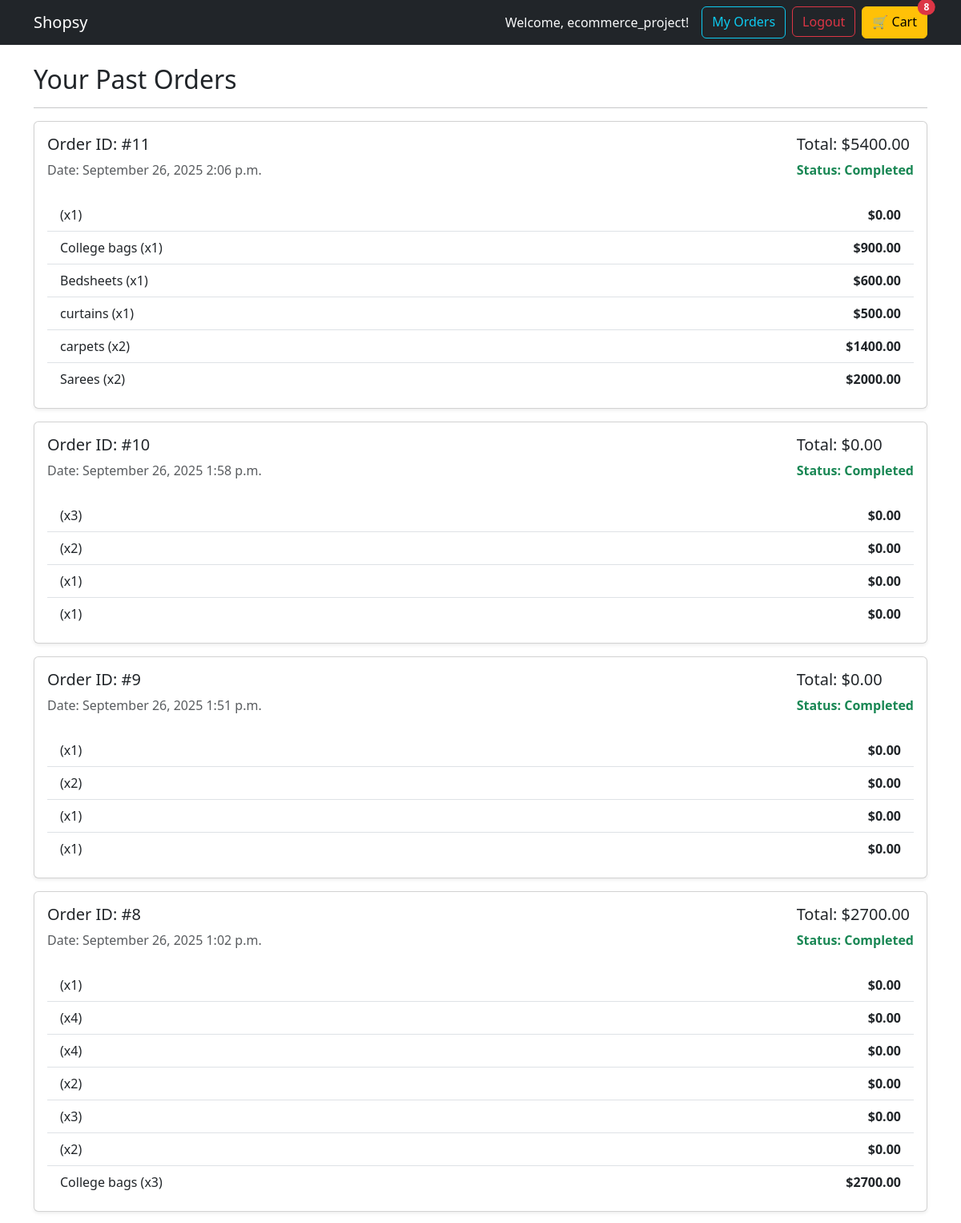
The page /register/orders/ (signed in, upper part) on the database its author committed.
### store/models.py (models this page shows, shortened)
class Order(models.Model):
    customer = models.ForeignKey(User, on_delete=models.SET_NULL, null=True, blank=True)
    date_ordered = models.DateTimeField(auto_now_add=True)
    complete = models.BooleanField(default=False) # False = Cart, True = Completed Order
    @property
    def get_cart_total(self):
        orderitems = self.orderitem_set.filter(product__isnull=False)
        return sum(item.get_total for item in orderitems)
    @property
    def get_cart_items(self):
        orderitems = self.orderitem_set.all()
        return sum(item.quantity for item in orderitems)

class OrderItem(models.Model):
    product = models.ForeignKey(Product, on_delete=models.SET_NULL, null=True)
    order = models.ForeignKey(Order, on_delete=models.SET_NULL, null=True)
    quantity = models.IntegerField(default=0, null=True, blank=True)
    date_added = models.DateTimeField(auto_now_add=True)
    @property
    def get_total(self):
        if self.product:  # ensure product exists
            return self.product.price * self.quantity
        return 0

class Product(models.Model):
    name = models.CharField(max_length=200)
    price = models.DecimalField(max_digits=7, decimal_places=2)
    description = models.TextField(blank=True, null=True)
    image = models.ImageField(upload_to='products/', blank=True, null=True)
    slug = models.SlugField(unique=True, null=True) # Used for clean URLs

### store/views.py (the view)
# urls.py: path('orders/', views.order_history, name="order_history"),
@login_required(login_url='login')
def order_history(request):
    orders = Order.objects.filter(customer=request.user, complete=True).order_by('-date_ordered')
    data = cartData(request)
    context = {'orders': orders, 'cartItems': data['cartItems']}
    return render(request, 'store/order_history.html', context)

### store/views.py (called while the page is built)
def cartData(request):
    if request.user.is_authenticated:
        customer = request.user
        order, created = Order.objects.get_or_create(customer=customer, complete=False)
        items = order.orderitem_set.all()
        cartItems = order.get_cart_items
    else:
        items = []
        order = {'get_cart_total': 0, 'get_cart_items': 0}
        cartItems = 0
    return {'cartItems': cartItems, 'order': order, 'items': items}

### store/templates/store/order_history.html (shortened to what this page needs)
{% extends 'base.html' %}
{% load static %}
{% block content %}
<div class="row">
    <div class="col-lg-12">
        <h2>Your Past Orders</h2>
        <hr>
        {% for order in orders %}
        <div class="card shadow-sm p-3 mb-3">
            <div class="d-flex justify-content-between align-items-center">
                <div>
                    <h5>Order ID: #{{ order.id }}</h5>
                    <p class="text-muted">Date: {{ order.date_ordered|date:"F d, Y P" }}</p>
                </div>
                <div>
                    <h5>Total: ${{ order.get_cart_total|floatformat:2 }}</h5>
                    <p class="text-success fw-bold">Status: Completed</p>
                </div>
            </div>
            <div class="collapse show" id="order-{{ order.id }}">
                <ul class="list-group list-group-flush mt-2">
                    {% for item in order.orderitem_set.all %}
                    <li class="list-group-item d-flex justify-content-between">
                        <span>{{ item.product.name }} (x{{ item.quantity }})</span>
                        <span class="fw-bold">${{ item.get_total|floatformat:2 }}</span>
                    </li>
                    {% endfor %}
                </ul>
            </div>
        </div>
        {% empty %}
        <p class="alert alert-info">You have no completed orders yet.</p>
        {% endfor %}
    </div>
</div>
{% endblock content %}

### store/templates/base.html (shortened to what this page needs)
{% load static %}
<!DOCTYPE html>
<html>
<head>
    <link href="https://cdn.jsdelivr.net/npm/bootstrap@5.3.3/dist/css/bootstrap.min.css" rel="stylesheet">
    <link rel="stylesheet" href="{% static 'store/auth.css' %}">
</head>
<body>
    <nav class="navbar navbar-expand-lg navbar-dark bg-dark">
      <div class="container-fluid container">
        <a class="navbar-brand" href="{% url 'store' %}">Shopsy</a>
        <div class="d-flex">
            {% if user.is_authenticated %}
                <span class="navbar-text me-3 text-light">Welcome, {{ user.username }}!</span>
                <a href="{% url 'order_history' %}" class="btn btn-outline-info me-2">My Orders</a>
                <form action="{% url 'logout' %}" method="post" style="display: inline;">
                    <button type="submit" class="btn btn-outline-danger me-2">Logout</button>
                </form>
            {% else %}
                <a href="{% url 'login' %}" class="btn btn-outline-success me-2">Login</a>
                <a href="{% url 'register' %}" class="btn btn-outline-light me-2">Register</a>
            {% endif %}
            <a href="{% url 'cart' %}" class="btn btn-warning position-relative">
                🛒 Cart
                <span id="cart-total" class="position-absolute top-0 start-100 translate-middle badge rounded-pill bg-danger">
                    {{ cartItems }}
                </span>
            </a>
        </div>
      </div>
    </nav>
    <div class="container mt-4">
        {% block content %}
        {% endblock content %}
    </div>
</body>
</html>

### rows shown on the page
Order: id "11", date_ordered "September 26, 2025 2:06 p.m.", get_cart_total "5400.00"
OrderItem: quantity "1", get_total "0.00"
OrderItem: product.name "College bags", quantity "1", get_total "900.00"
OrderItem: product.name "Bedsheets", quantity "1", get_total "600.00"
OrderItem: product.name "curtains", quantity "1", get_total "500.00"
OrderItem: product.name "carpets", quantity "2", get_total "1400.00"
OrderItem: product.name "Sarees", quantity "2", get_total "2000.00"
Order: id "10", date_ordered "September 26, 2025 1:58 p.m.", get_cart_total "0.00"
OrderItem: quantity "3", get_total "0.00"
OrderItem: quantity "2", get_total "0.00"
OrderItem: quantity "1", get_total "0.00"
OrderItem: quantity "1", get_total "0.00"
Order: id "9", date_ordered "September 26, 2025 1:51 p.m.", get_cart_total "0.00"
OrderItem: quantity "1", get_total "0.00"
OrderItem: quantity "2", get_total "0.00"
OrderItem: quantity "1", get_total "0.00"
OrderItem: quantity "1", get_total "0.00"
Order: id "8", date_ordered "September 26, 2025 1:02 p.m.", get_cart_total "2700.00"
OrderItem: quantity "1", get_total "0.00"
OrderItem: quantity "4", get_total "0.00"
OrderItem: quantity "4", get_total "0.00"
OrderItem: quantity "2", get_total "0.00"
OrderItem: quantity "3", get_total "0.00"
OrderItem: quantity "2", get_total "0.00"
OrderItem: product.name "College bags", quantity "3", get_total "2700.00"

### other values the page prints
{{ user.username }} "ecommerce_project"
{{ cartItems }} "8"
